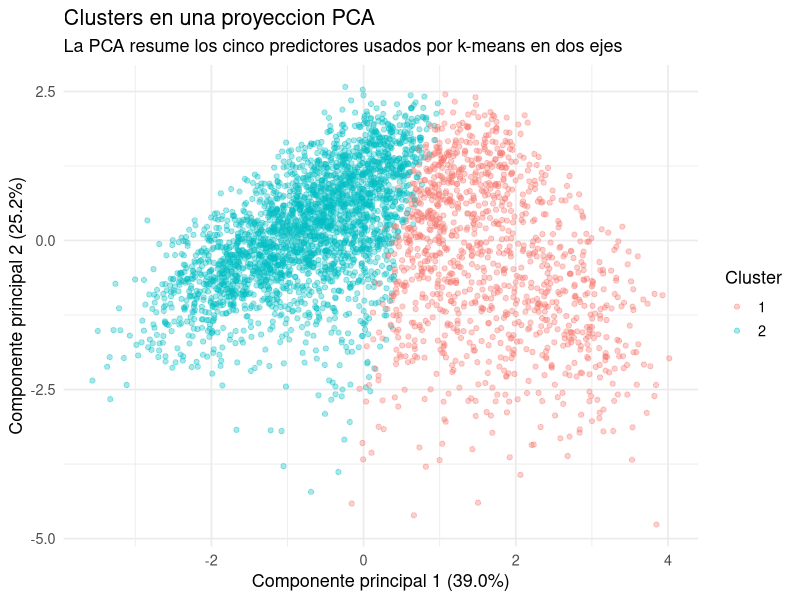
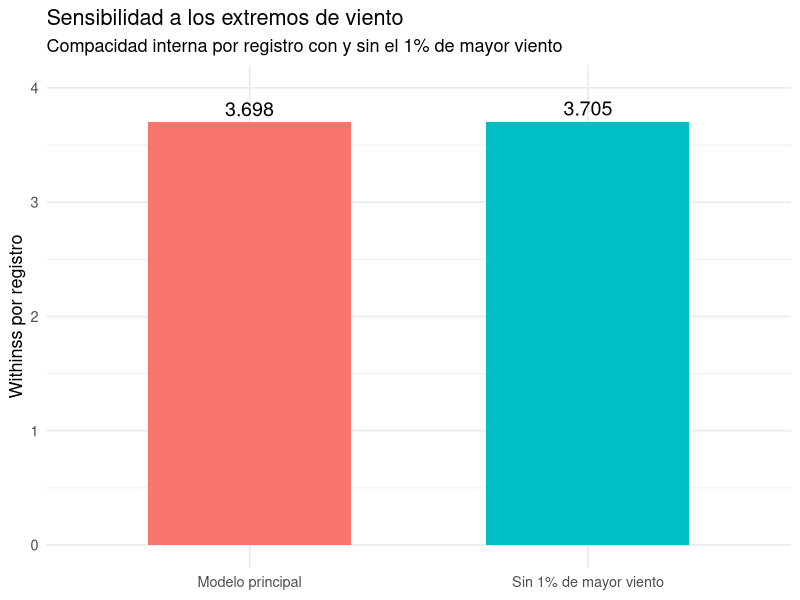
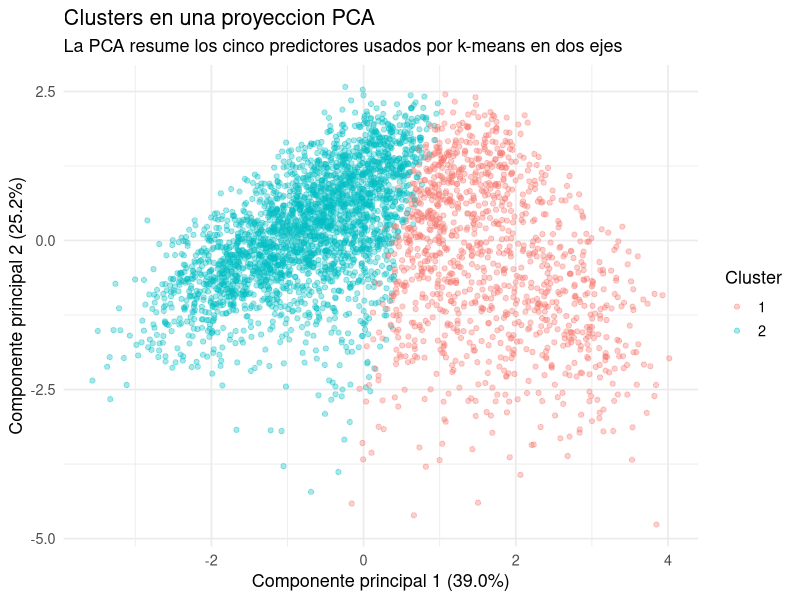
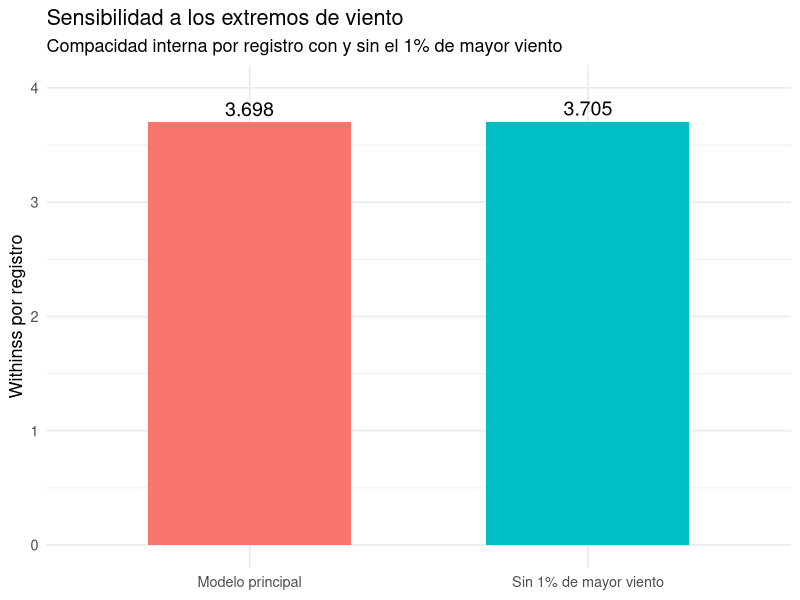

Here is the R script that generated these plots, in order:
# Grafico adicional para la diapositiva de resultados de clustering.
#
# Este script crea una proyeccion PCA de los cinco predictores que se usaron
# en k-means. La PCA reduce esas cinco dimensiones a dos ejes para poder
# visualizar los dias y sus clusters en un plano.

# Se prioriza la biblioteca local del proyecto, donde ya estan instalados los
# paquetes utilizados por los analisis principales.
.libPaths(c("r_packages", .libPaths()))

library(dplyr)
library(ggplot2)
library(readr)

# Crear la carpeta destinada exclusivamente a los recursos de la presentacion.
dir.create("outputs/presentacion", recursive = TRUE, showWarnings = FALSE)

# Leer las asignaciones finales. Este archivo contiene solo los dias completos
# de La Estanzuela y la etiqueta de cluster ya obtenida en el analisis principal.
datos_clusters <- read_csv(
  "outputs/clustering/modelo_final/reportes/asignacion_clusters.csv",
  show_col_types = FALSE
)

# Seleccionar exactamente las cinco variables usadas por k-means. La version
# logaritmica de precipitacion se conserva porque fue la variable usada para
# calcular los clusters originales.
variables_pca <- datos_clusters %>%
  select(temp_aire_media, hr_media, heliofania, log_precipitacion, recorrido_viento)

# prcomp() calcula los componentes principales. center = TRUE centra cada
# variable y scale. = TRUE la estandariza para que las unidades no dominen
# la proyeccion.
modelo_pca <- prcomp(variables_pca, center = TRUE, scale. = TRUE)

# Convertir los dos primeros componentes a una tabla y agregar la etiqueta de
# cluster para colorear los puntos en el grafico.
proyeccion_pca <- as.data.frame(modelo_pca$x[, 1:2]) %>%
  rename(componente_1 = PC1, componente_2 = PC2) %>%
  mutate(cluster = factor(datos_clusters$cluster))

# Porcentaje de variabilidad representada por cada eje. Se usa en las etiquetas
# para que la diapositiva indique cuanta informacion resume la proyeccion.
varianza_explicada <- summary(modelo_pca)$importance[2, 1:2] * 100

# Visualizacion solicitada para la diapositiva: los cinco predictores se
# proyectan en dos componentes principales y los colores identifican el cluster.
grafico_pca <- ggplot(proyeccion_pca,
                      aes(x = componente_1, y = componente_2, color = cluster)) +
  geom_point(alpha = 0.35, size = 1.5) +
  labs(
    title = "Clusters en una proyeccion PCA",
    subtitle = "La PCA resume los cinco predictores usados por k-means en dos ejes",
    x = sprintf("Componente principal 1 (%.1f%%)", varianza_explicada[1]),
    y = sprintf("Componente principal 2 (%.1f%%)", varianza_explicada[2]),
    color = "Cluster"
  ) +
  theme_minimal(base_size = 13)

print(grafico_pca)

# Guardar el PNG que se debe insertar en el recuadro "Visualizacion de clusters"
# de la diapositiva 8.
ggsave(
  "outputs/presentacion/proyeccion_pca_clusters.png",
  grafico_pca,
  width = 10,
  height = 6,
  dpi = 300
)

# Guardar un CSV auxiliar con la varianza de los dos componentes. Es util para
# citar correctamente los porcentajes que aparecen en los ejes del grafico.
write_csv(
  tibble(
    componente = c("PC1", "PC2"),
    porcentaje_varianza_explicada = varianza_explicada
  ),
  "outputs/presentacion/varianza_explicada_pca.csv"
)

# Grafico adicional para la diapositiva de sensibilidad. Compara la compacidad
# promedio del modelo principal con la alternativa que excluye el 1% de dias con
# mayor recorrido de viento. Valores similares respaldan que el resultado no
# depende de unos pocos dias extremos.
sensibilidad_viento <- read_csv(
  "outputs/clustering/modelo_final/reportes/sensibilidad_extremos_viento.csv",
  show_col_types = FALSE
) %>%
  mutate(
    escenario = case_when(
      modelo == "principal" ~ "Modelo principal",
      modelo == "sin_1_por_ciento_viento_mayor" ~ "Sin 1% de mayor viento",
      TRUE ~ modelo
    )
  )

grafico_sensibilidad <- ggplot(
  sensibilidad_viento,
  aes(x = escenario, y = withinss_por_registro, fill = escenario)
) +
  geom_col(width = 0.6, show.legend = FALSE) +
  geom_text(
    aes(label = sprintf("%.3f", withinss_por_registro)),
    vjust = -0.4,
    size = 5
  ) +
  labs(
    title = "Sensibilidad a los extremos de viento",
    subtitle = "Compacidad interna por registro con y sin el 1% de mayor viento",
    x = NULL,
    y = "Withinss por registro"
  ) +
  expand_limits(y = 4) +
  theme_minimal(base_size = 13)

print(grafico_sensibilidad)

ggsave(
  "outputs/presentacion/sensibilidad_extremos_viento.png",
  grafico_sensibilidad,
  width = 8,
  height = 5,
  dpi = 300
)
